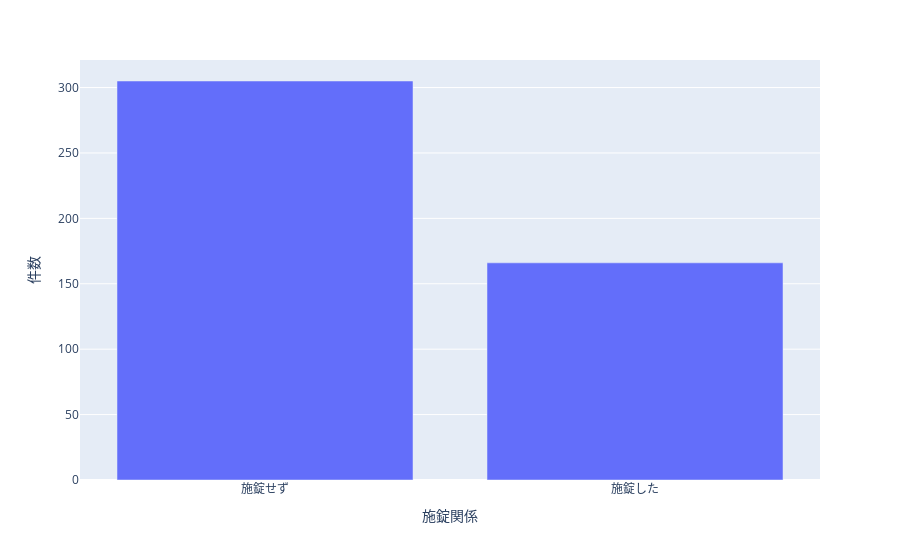

Notebook code cell kept with this figure:
### Code cell
fig = px.bar(rock,x='施錠関係',y='件数')
fig.show()

### Figure 1 — Plotly figure (JSON) as saved in the notebook; plotly's stock layout.template omitted (floating-point values rounded to 4 significant figures)
{"data": [{"alignmentgroup": "True", "hovertemplate": "施錠関係=%{x}<br>件数=%{y}<extra></extra>", "legendgroup": "", "marker": {"color": "#636efa", "pattern": {"shape": ""}}, "name": "", "offsetgroup": "", "orientation": "v", "showlegend": false, "textposition": "auto", "type": "bar", "x": ["施錠せず", "施錠した"], "xaxis": "x", "y": [305, 166], "yaxis": "y"}], "layout": {"barmode": "relative", "legend": {"tracegroupgap": 0}, "margin": {"t": 60}, "xaxis": {"anchor": "y", "domain": [0, 1], "title": {"text": "施錠関係"}}, "yaxis": {"anchor": "x", "domain": [0, 1], "title": {"text": "件数"}}}}
